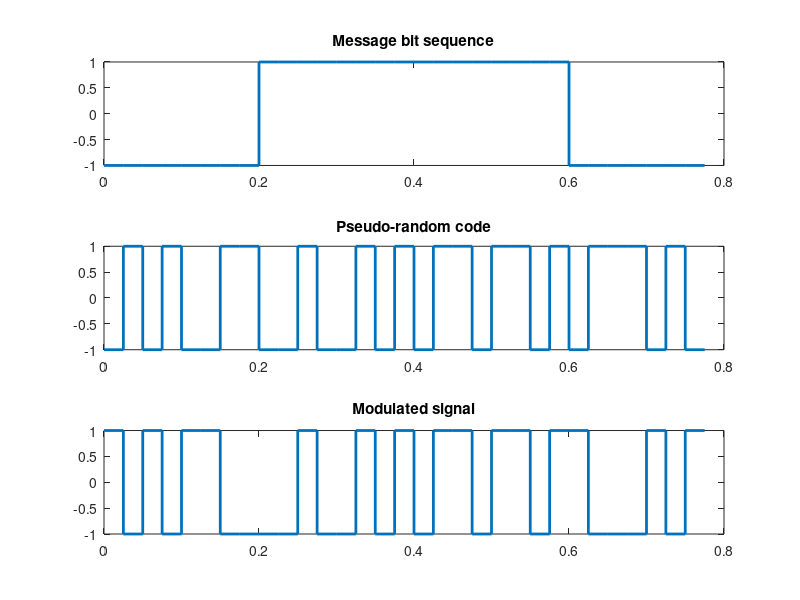
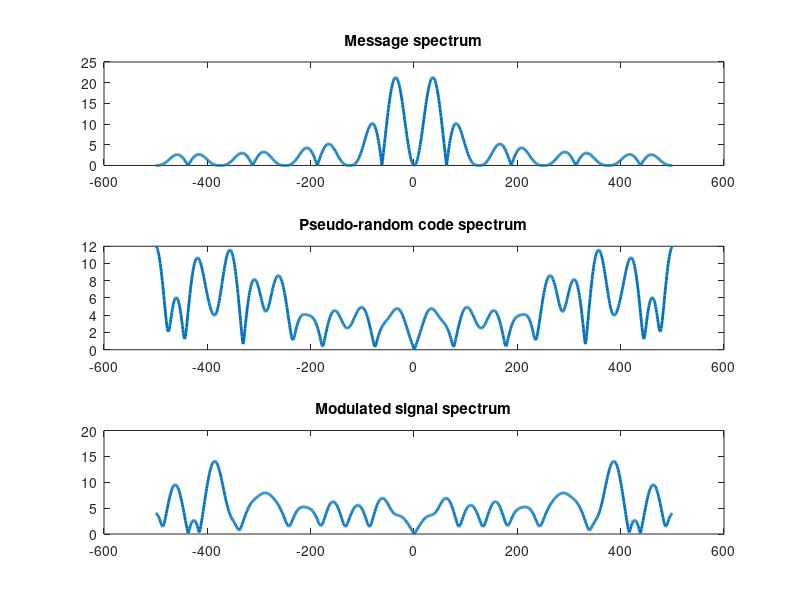
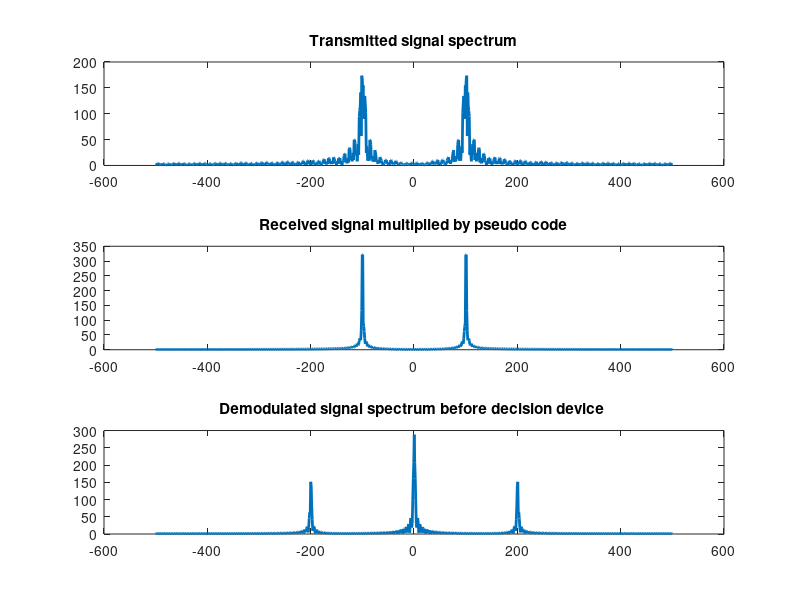

These charts were generated, in order, by the following MATLAB code:
clear all;

%% parameters
Fs = 1000;
fc = 100;
fp = 4;
bit_t = 0.1;

%% message generation with BPSK
m = [0 0 1 1 1 1 0 0];
for bit = 1:length(m)
   if(m(bit)==0)
        m(bit) = -1;
   end
end 

message =  repmat(m,fp,1);
message =  reshape(message,1,[]);

%% PN generation and multiply with message
pn_code = randi([0,1],1,length(m)*fp);

for bit = 1:length(pn_code)
   if(pn_code(bit)==0)
        pn_code(bit) = -1;
   end
end 

DSSS = message.*pn_code;

%% create carrier and multipy with encoded sequence
t = 0:1/Fs:(bit_t-1/Fs);
s0 = -1*cos(2*pi*fc*t);
s1 = cos(2*pi*fc*t);
carrier = [];
BPSK = [];
for i = 1:length(DSSS)
    if (DSSS(i) == 1)
        BPSK = [BPSK s1];
    elseif (DSSS(i) == -1)
        BPSK = [BPSK s0];
    end 
    carrier = [carrier s1];
end    

%% demodulation
rx =[];
for i = 1:length(pn_code)
    if(pn_code(i)==1)
        rx = [rx BPSK((((i-1)*length(t))+1):i*length(t))];
    else
        rx = [rx (-1)*BPSK((((i-1)*length(t))+1):i*length(t))];
    end    
end 

demod = rx.*carrier;
result = [];
for i = 1:length(m)
   x = length(t)*fp;
   cx = sum(carrier(((i-1)*x)+1:i*x).*demod(((i-1)*x)+1:i*x));
   if(cx>0)
       result = [result 1];
   else
       result = [result -1];
   end    
end    
  
message1 =  repmat(result,fp,1);
message1 =  reshape(message1,1,[]);

%% Draw original message, PN code , encoded sequence on time domain
pn_size = length(pn_code);
tpn = linspace(0,length(m)*bit_t-bit_t/fp,pn_size);
tm = 0:bit_t/fp:length(m)*bit_t-bit_t/fp;
figure
subplot(311)
stairs(tm,message,'linewidth',2)
title('Message bit sequence')
axis([0 length(m)*bit_t -1 1]);
subplot(312)
stairs(tpn,pn_code,'linewidth',2)
title('Pseudo-random code');
axis([0 length(m)*bit_t -1 1]);
subplot(313)
stairs(tpn,DSSS,'linewidth',2)
title('Modulated signal');
axis([0 length(m)*bit_t -1 1]);

%% Draw original message, PN code , encoded sequence on frequency domain
f = linspace(-Fs/2,Fs/2,1024);
figure
subplot(311)
plot(f,abs(fftshift(fft(message,1024))),'linewidth',2);
title('Message spectrum')
subplot(312)
plot(f,abs(fftshift(fft(pn_code,1024))),'linewidth',2);
title('Pseudo-random code spectrum');
subplot(313)
plot(f,abs(fftshift(fft(DSSS,1024))),'linewidth',2);
title('Modulated signal spectrum');
figure;
subplot(311)
plot(f,abs(fftshift(fft(BPSK,1024))),'linewidth',2);
title('Transmitted signal spectrum');
subplot(312)
plot(f,abs(fftshift(fft(rx,1024))),'linewidth',2);
title('Received signal multiplied by pseudo code');
subplot(313)
plot(f,abs(fftshift(fft(demod,1024))),'linewidth',2);
title('Demodulated signal spectrum before decision device ');